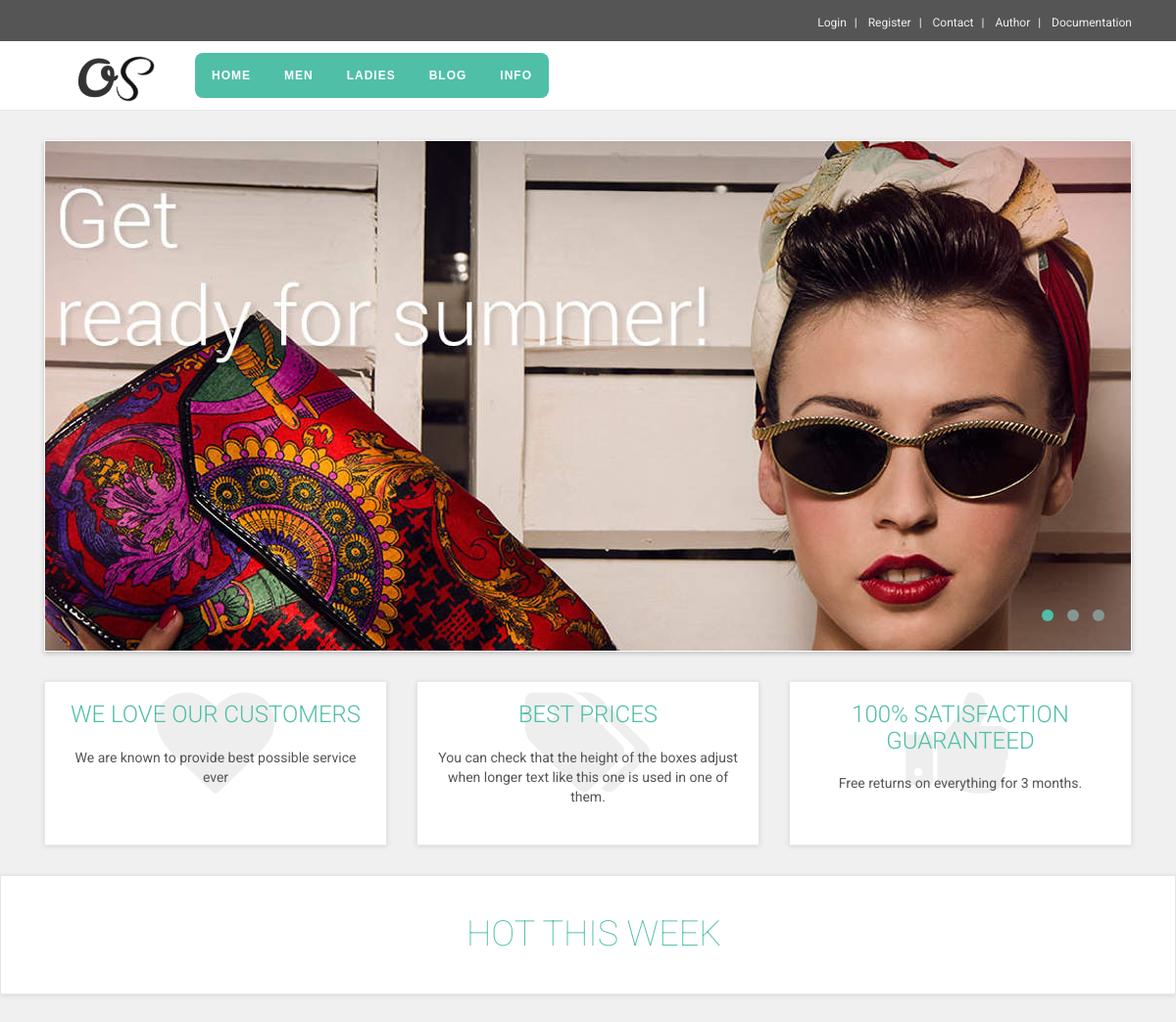
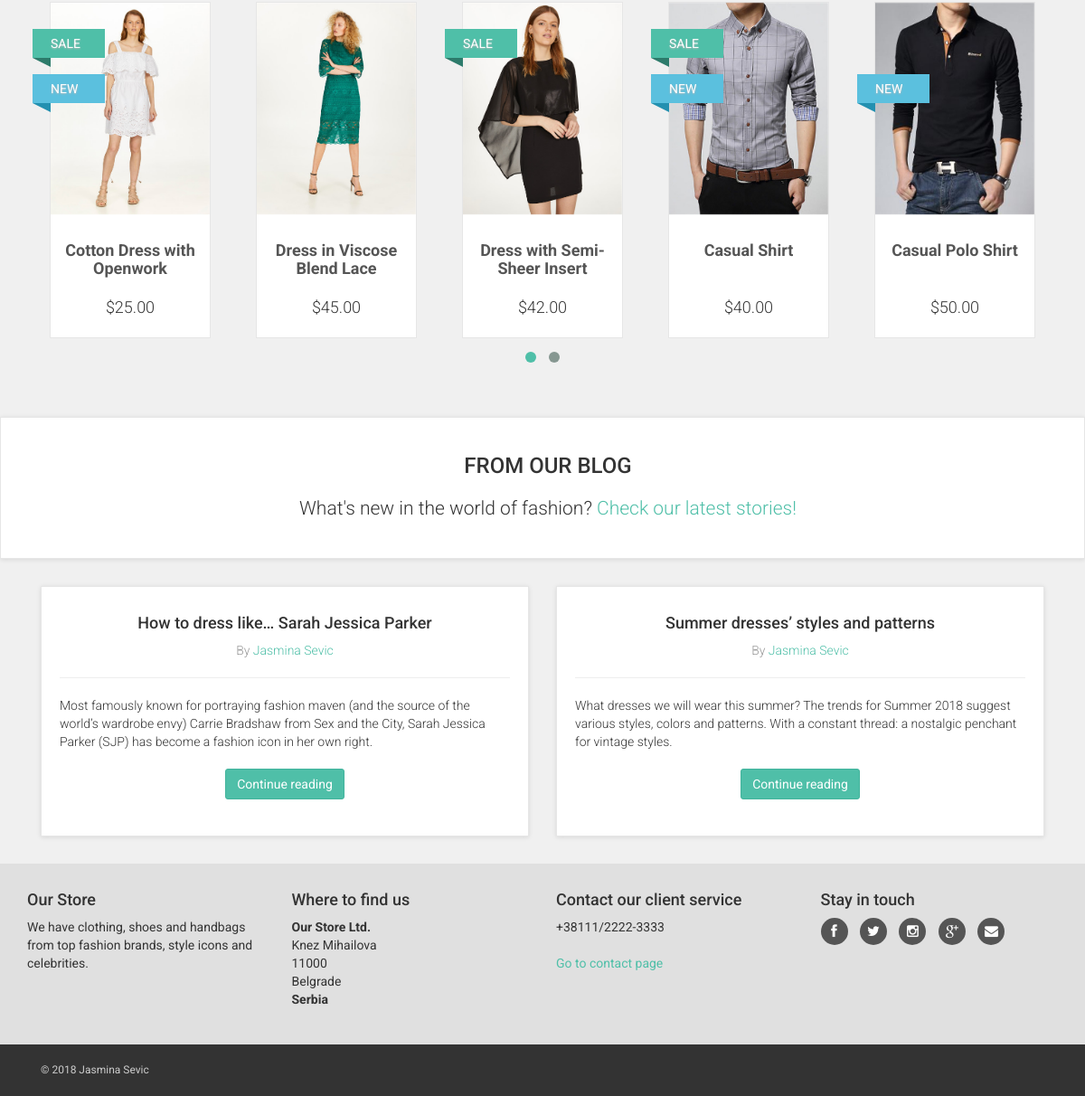
The page / on the database its author committed (2 pictures, top to bottom).
### tables this page shows
CREATE TABLE `navigation` (
  `id_link` int(11) NOT NULL,
  `name` varchar(100) NOT NULL,
  `path` varchar(100) DEFAULT NULL,
  `parent` int(10) NOT NULL,
  `level` int(10) NOT NULL,
  `position` int(11) NOT NULL
);

CREATE TABLE `main_slider` (
  `id_slider` int(11) NOT NULL,
  `alt_slider` varchar(160) NOT NULL,
  `path_slider` varchar(255) NOT NULL
);

CREATE TABLE `advantages` (
  `id_advantages` int(11) NOT NULL,
  `bkg_icon` varchar(80) NOT NULL,
  `title` varchar(100) NOT NULL,
  `text` text NOT NULL
);

CREATE TABLE `product` (
  `id_product` int(11) NOT NULL,
  `name` varchar(255) NOT NULL,
  `price` int(100) NOT NULL,
  `details` text NOT NULL,
  `material` varchar(255) NOT NULL,
  `size` varchar(255) NOT NULL,
  `image` varchar(255) NOT NULL,
  `sale` bit(1) NOT NULL,
  `new` bit(1) NOT NULL,
  `hot` bit(1) NOT NULL,
  `publ_date` timestamp NOT NULL DEFAULT CURRENT_TIMESTAMP,
  `parent` int(11) NOT NULL,
  `product_category` int(11) NOT NULL
);

CREATE TABLE `post` (
  `id_post` int(11) NOT NULL,
  `post_title` varchar(255) NOT NULL,
  `post_summary` varchar(300) NOT NULL,
  `post_text` text NOT NULL,
  `publishing_date` timestamp NOT NULL DEFAULT CURRENT_TIMESTAMP,
  `user_id` int(11) NOT NULL
);

CREATE TABLE `user` (
  `id_user` int(11) NOT NULL,
  `first_name` varchar(50) NOT NULL,
  `last_name` varchar(50) NOT NULL,
  `email` varchar(150) NOT NULL,
  `pass` varchar(250) NOT NULL,
  `date_registr` timestamp NOT NULL DEFAULT CURRENT_TIMESTAMP ON UPDATE CURRENT_TIMESTAMP,
  `active` bit(1) NOT NULL,
  `role_id` int(11) NOT NULL,
  `image` varchar(255) NOT NULL,
  `biography` text NOT NULL
);

### php/connection.php (called while the page is built)
<?php
    $host = "localhost";
    $database = "b18_22266661_ourstore";
    $username = "b18_22266661";
    $password = "5276462piramida";
    try{
        $conn = new PDO("mysql:host=$host;dbname=$database;charset=utf8", $username, $password);
        $conn->setAttribute(PDO::ATTR_ERRMODE, PDO::ERRMODE_EXCEPTION);
        $conn->setAttribute(PDO::ATTR_DEFAULT_FETCH_MODE, PDO::FETCH_OBJ);
    }
    catch(PDOEXCEPTIONS $e){
        echo $e->getMESSAGE();
    }
    function executeQuery($upit){
        global $conn;
        $result = $conn->query($upit)->fetchAll();
        return $result;
    }
?>

### views/home.php (the view, shortened to what this page needs)
    <div id="all">
<div id="content">
    <div class="container">
        <div class="col-md-12">
            <div id="main-slider">
                <?php
                    $result = executeQuery("SELECT * FROM main_slider");
                    foreach($result as $img) :
                ?>
                <div class="item">
                    <img src="<?= $img->path_slider; ?>" alt="<?= $img->alt_slider; ?>" class="img-responsive">
                </div>
                <?php endforeach;?>
            </div>
        </div>
    </div>
    <div id="advantages">
        <div class="container">
            <div class="same-height-row">
                    <?php
                        $result = executeQuery("SELECT * from advantages LIMIT 3");
                        foreach($result as $advantage) :
                    ?>
                <div class="col-sm-4">
                    <div class="box same-height clickable">
                        <div class="icon">
                            <i class="<?= $advantage->bkg_icon; ?>"></i>
                        </div>
                        <h3>
                            <a href="#"><?= $advantage->title ?></a>
                        </h3>
                        <p><?= $advantage->text ?></p>
                    </div>
                </div>
                <?php endforeach; ?>
            </div>
        </div>
    </div>
    <div id="hot">
        <div class="box">
            <div class="container">
                <div class="col-md-12">
                    <h2>Hot this week</h2>
                </div>
            </div>
        </div>
        <div class="container">
            <div class="product-slider">
            <?php
                $upit = "SELECT * FROM product WHERE hot = 1";
                $hot_products = executeQuery($upit);
                foreach($hot_products as $hot_product):
            ?>
                <div class="item">
                    <div class="product">
                        <div class="flip-container">
                            <div class="flipper">
                                <div class="front">
                                    <a href="category.php?id=<?= $hot_product->id_product ?>">
                                        <img src="<?= $hot_product->image ?>" alt="" class="img-responsive">
                                    </a>
                                </div>
                                <div class="back">
                                    <a href="category.php?id=<?= $hot_product->id_product ?>">
                                    </a>
                                </div>
                            </div>
                        </div>
                        <div class="text">
                            <h3>
                                <a href="category.php?id=<?= $hot_product->id_product ?>"><?= $hot_product->name?></a>
                            </h3>
                            <p class="price">
                                $<?= $hot_product->price?>.00</p>
                        </div>
                        <?php $sale = $hot_product->sale;
                            if ($sale == 1):
                        ?>
                            <div class="ribbon sale">
                                <div class="theribbon">SALE</div>
                            </div>
                            <?php endif;?>
                            <?php $new_product = $hot_product->new;
                                if ($new_product == 1):
                            ?>
                            <div class="ribbon new">
                                <div class="theribbon">NEW</div>
                            </div>
                            <?php endif;?>
                    </div>
                </div>
                <?php endforeach;?>
            </div>
        </div>
    </div>
 <div class="box text-center" data-animate="fadeInUp">
                <div class="container">
                    <div class="col-md-12">
                        <h3 class="text-uppercase">From our blog</h3>
                        <p class="lead">What's new in the world of fashion? <a href="index.php?page=blog">Check our latest stories!</a>
                        </p>
                    </div>
                </div>
            </div>
            <div class="container">
                <div class="col-md-12" data-animate="fadeInUp">
                   <?php
                        $upit = "SELECT * FROM post p INNER JOIN user u ON p.user_id = u.id_user ORDER BY p.publishing_date DESC LIMIT 2";
                        $posts = executeQuery($upit);
                    ?>
                    <div id="blog-homepage" class="row">
                        <?php foreach($posts as $post) : ?>
                        <div class="col-sm-6">
                            <div class="post">
                                <h4><?= $post -> post_title; ?></a></h4>
                                <p class="author-category">By <a href="author.php?id=<?= $post->id_user; ?>"><?= $post->first_name . " " . $post->last_name; ?></a></p>
                                <hr>
                                <p class="intro"><?= $post->post_summary?></p>
                                <p class="read-more"><a href="post.php?id=<?= $post->id_post; ?>" class="btn btn-primary">Continue reading</a>
                                </p>
                            </div>
                        </div>
                        <?php endforeach;?>
                    </div>
                </div>
            </div>
</div>

### views/head.php (shortened to what this page needs)
<!DOCTYPE html>
<html lang="en">
<head>
    <link href="css/font-awesome.css" rel="stylesheet">
    <link href="css/bootstrap.min.css" rel="stylesheet">
    <link href="css/animate.min.css" rel="stylesheet">
    <link href="css/owl.carousel.css" rel="stylesheet">
    <link href="css/owl.theme.css" rel="stylesheet">
    <link href="css/menumaker.css" rel="stylesheet">
    <link href="css/style.default.css" rel="stylesheet" id="theme-stylesheet">
    <link href="css/custom.css" rel="stylesheet">
</head>

### views/header.php (shortened to what this page needs)
<body>
    <div id="top">
        <div class="container">
            <div class="col-md-12" data-animate="fadeInDown">
                <ul class="menu">
                    <?php
                        if(isset($_SESSION['user'])):
                    ?>
                    <li>
                        <a href="php/logout.php">Logout</a>
                    </li>
                    <li>
                        <a href="index.php?page=questionnaire">Questionnaire</a>
                    </li>
                        <?php else: ?>
                    <li>
                        <a href="index.php?page=register">Login</a>
                    </li>
                    <li>
                        <a href="index.php?page=register">Register</a>
                    </li>
                        <?php endif; ?>
                    <li>
                        <a href="index.php?page=contact">Contact</a>
                    </li>
                    <li>
                        <a href="author.php?id=1">Author</a>
                    </li>
                    <li>
                        <a href="documentation.pdf">Documentation</a>
                    </li>
                </ul>
            </div>
        </div>
    </div>

### views/nav.php (shortened to what this page needs)
    <div class="navbar navbar-default yamm" role="navigation" id="navbar">
        <div class="container">
            <div class="navbar-header">
                <a class="navbar-brand home" href="index.php" data-animate-hover="bounce">
                    <img src="img/os-logo.png" alt="Obaju logo" class="hidden-xs">
                </a>
            </div>
    <?php
$upit = "SELECT * FROM navigation n";
$res = executeQuery($upit);
$novi = array();
foreach ($res as $r) {
    $novi[] = array("id" => intval($r->id_link),
        "title" => $r->name,
        "parent_id" => $r->parent,
        "path" => $r->path,
        "id_link" => $r->id_link,
    );
}
function has_children($rows, $id)
{
    foreach ($rows as $row) {
        if ($row['parent_id'] == $id) {
            return true;
        }
    }
    return false;
}
function build_menu($rows, $parent = 0)
{
    $result = "<ul>";
    foreach ($rows as $row) {
        if ($row['parent_id'] == $parent) {
            $result .= "<li><a href='" . $row['path'] . "&parent=" . $row['parent_id'] . "&category=" . $row['id_link'] . "'>" . $row['title'] . "</a>";
            if (has_children($rows, $row['id'])) {
                $result .= build_menu($rows, $row['id']);
            }
            $result .= "</li>";
        }
    }
    $result .= "</ul>";
    return $result;
}
?>
            <div class="navbar-collapse collapse" id="navigation">
                <div id='cssmenu'>
                <?php echo build_menu($novi); ?>
                </div>
            </div>
        </div>
    </div>

### index.php (shortened to what this page needs)
<?php
include "php/connection.php";
$page = "";
include "views/head.php";
include "views/header.php";
include "views/nav.php";
switch ($page) {
    default:
        include "views/home.php";
        break;
}
include "views/footer.php";

### views/footer.php (shortened to what this page needs)
<div id="footer" data-animate="fadeInUp">
    <div class="container">
        <div class="row">
            <div class="col-md-3 col-sm-6">
                <h4>Our Store</h4>
                <p>
                We have clothing,
                    shoes and handbags
                    from top fashion brands,
                    style icons and
                    celebrities.
                </p>
            </div>
            <div class="col-md-3 col-sm-6">
                <h4>Where to find us</h4>
                <p>
                    <strong>Our Store Ltd.</strong>
                    <br>Knez Mihailova
                    <br>11000
                    <br>Belgrade
                    <br>
                    <strong>Serbia</strong>
                </p>
                </div>
            <div class="col-md-3 col-sm-6">
            <h4>Contact our client service </h4>
                <p>+38111/2222-3333</p>
                <p>
                <a href="index.php?page=contact">Go to contact page</a>
                </p>
            </div>
            <div class="col-md-3 col-sm-6">
                <h4>Stay in touch</h4>
                <p class="social">
                    <a href="#" class="facebook external" data-animate-hover="shake">
                        <i class="fa fa-facebook"></i>
                    </a>
                    <a href="#" class="twitter external" data-animate-hover="shake">
                        <i class="fa fa-twitter"></i>
                    </a>
                    <a href="#" class="instagram external" data-animate-hover="shake">
                        <i class="fa fa-instagram"></i>
                    </a>
                    <a href="#" class="gplus external" data-animate-hover="shake">
                        <i class="fa fa-google-plus"></i>
                    </a>
                    <a href="#" class="email external" data-animate-hover="shake">
                        <i class="fa fa-envelope"></i>
                    </a>
                </p>
            </div>
        </div>
    </div>
</div>
<div id="copyright">
    <div class="container">
        <div class="col-md-6">
            <p class="pull-left">© 2018 Jasmina Sevic</p>
        </div>
    </div>
</div>
</div>
</body>
</html>

### css/menumaker.css (style rules this page uses)
#cssmenu, #cssmenu ul, #cssmenu ul li, #cssmenu ul li a, #cssmenu #menu-button { margin: 0; padding: 0; border: 0; list-style: none; line-height: 1; display: block; position: relative; -webkit-box-sizing: border-box; -moz-box-sizing: border-box; box-sizing: border-box; }
#cssmenu:after, #cssmenu > ul:after { content: "."; display: block; clear: both; visibility: hidden; line-height: 0; height: 0; }
#cssmenu { font-family: Montserrat, sans-serif; background: #4fbfa8; margin-top: 12px; border-radius: 8px; }
#cssmenu > ul > li { float: left; }
#cssmenu > ul > li > a { padding: 17px; font-size: 12px; letter-spacing: 1px; text-decoration: none; color: #fff; font-weight: 700; text-transform: uppercase; -webkit-transition: color 0.25s ease; -moz-transition: color 0.25s ease; transition: color 0.25s ease; }

### rows shown on the page
navigation: name "HOME"
navigation: name "MEN"
navigation: name "LADIES"
navigation: name "BLOG"
navigation: name "INFO"
main_slider: path_slider (picture)
advantages: title "WE LOVE OUR CUSTOMERS", text "We are known to provide best possible service ever"
advantages: title "BEST PRICES", text "You can check that the height of the boxes adjust when longer text like this one is used in one of them."
advantages: title "100% SATISFACTION GUARANTEED", text "Free returns on everything for 3 months."
product: image (picture), name "Cotton Dress with Openwork", price "25", sale "SALE", new "NEW"
product: image (picture), name "Dress in Viscose Blend Lace", price "45"
product: image (picture), name "Dress with Semi-Sheer Insert", price "42", sale "SALE"
product: image (picture), name "Casual Shirt", price "40", sale "SALE", new "NEW"
product: image (picture), name "Casual Polo Shirt", price "50", new "NEW"
post: post_title "How to dress like… Sarah Jessica Parker", user.first_name "Jasmina", user.last_name "Sevic", post_summary "Most famously known for portraying fashion maven (and the source of the world’s wardrobe envy) Carrie Bradshaw from Sex and the City, Sarah Jessica Parker (SJP) has become a fashion icon in her own right."
post: post_title "Summer dresses’ styles and patterns", user.first_name "Jasmina", user.last_name "Sevic", post_summary "What dresses we will wear this summer? The trends for Summer 2018 suggest various styles, colors and patterns. With a constant thread: a nostalgic penchant for vintage styles."
